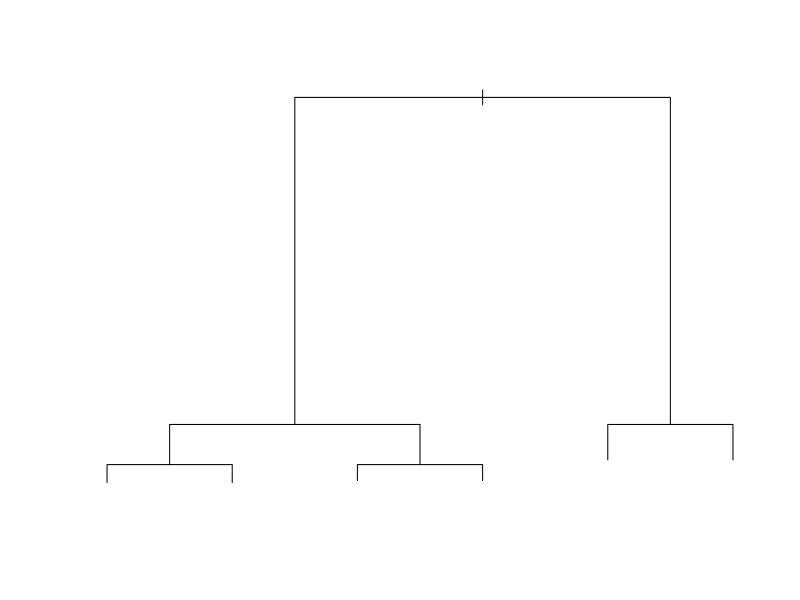
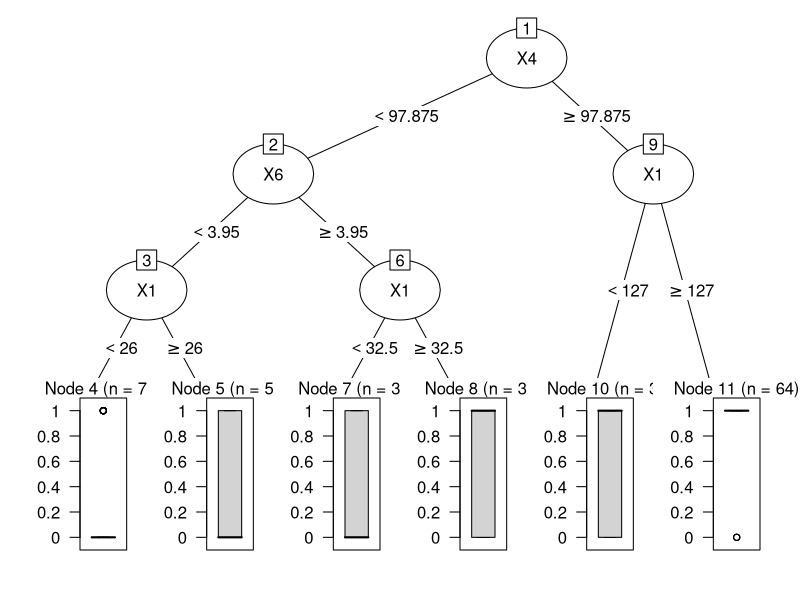

Write R code to recreate these figures, in order. (Note: this script raises an error after producing the figures.)
Data <- read.csv("ProjectData.csv", header=TRUE, sep= ",")

# str(Data)
# #attach create data frame
# attach(Data)
#View(Data)
# str(Data)
library("rpart")
library(tidyverse)

library(mice)

#Data1 <- filter(Data, Group == 0)
Data1 <- Data
 #View(Data1)
Data1 <- mice(Data1,m=5,maxit=50,meth="pmm",seed=500)
Data1 <- complete(Data1,1)
#view(Data1)
# Data1$X7[is.na(Data1$X7)] <- mean(Data1$X7[!is.na(Data1$X7)])
# Data1$X6[is.na(Data1$X6)] <- mean(Data1$X6[!is.na(Data1$X6)])
# Data1$X5[is.na(Data1$X5)] <- mean(Data1$X5[!is.na(Data1$X5)])
# Data1$X4[is.na(Data1$X4)] <- mean(Data1$X4[!is.na(Data1$X4)])
# Data1$X3[is.na(Data1$X3)] <- mean(Data1$X3[!is.na(Data1$X3)])
# Data1$X2[is.na(Data1$X2)] <- mean(Data1$X2[!is.na(Data1$X2)])
# Data1$X1[is.na(Data1$X1)] <- mean(Data1$X1[!is.na(Data1$X1)])

##############################################################
DT_Model <- rpart(Response~X1+X2+X3+X4+X5+X6+X7,data=Data1,control=rpart.control(minsplit=60,minbucket=30, maxdepth=4 ))
plot(DT_Model)

library("partykit")
plot(as.party(DT_Model))
print(DT_Model)
#attach(Data1)
Target=ifelse(Response==1,'Y','N')
 #View(Target)
Data2 <- data.frame(Data1,Target)
#view(Data2)

###############################################################
s <- sample(296,236)
train <- Data2[s,]
test <- Data2[-s,]

DT_Model2<-rpart(Target~X1+X2+X3+X4+X5+X6+X7, data=train, control=rpart.control(minsplit=60, minbucket=30,maxdepth=10 ))
plot(as.party(DT_Model2))

 print(DT_Model2$cptable)
# 
 opt <- which.min(DT_Model2$cptable [, "xerror"])
# 
 cp <- DT_Model2$cptable [opt,"CP"]
 DT_Model2_pruned <- prune(DT_Model2, cp=cp)
 plot(as.party(DT_Model2_pruned))
# dim(Data1) #or dim(Data)
# dim(Data2)

# dim(test)


# DT_Model3<-rpart(Target~X1+X2+X3+X4+X5+X6+X7, data=train, method = "class")
p <- predict(DT_Model2_pruned,test,type="class")
table(test[,18],p)

#############################################################

DT_Model3<-rpart(Target~X1+X2+X3+X4+X5+X6+X7, data=Data2, control=rpart.control(minsplit=60, minbucket=30,maxdepth=10 ))
plot(as.party(DT_Model3))

print(DT_Model3$cptable)
# 
opt <- which.min(DT_Model3$cptable [, "xerror"])
# 
cp <- DT_Model3$cptable [opt,"CP"]
DT_Model3_pruned <- prune(DT_Model3, cp=cp)
plot(as.party(DT_Model3_pruned))
